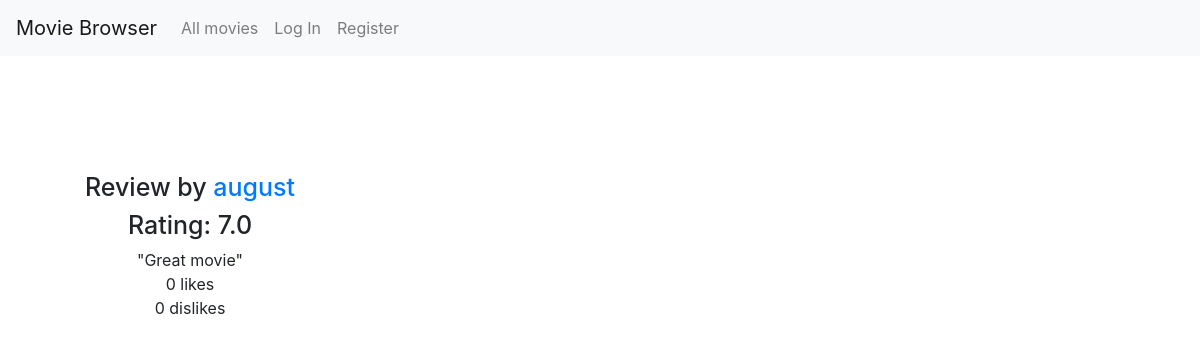
The page /movie/2 on the database its author committed.
### movies/models.py (models this page shows)
class Review(models.Model):
    creator = models.ForeignKey(User, on_delete=models.CASCADE)
    movie = models.ForeignKey(Movie, on_delete=models.CASCADE)
    likes_amount = models.IntegerField(default=0,max_length=999)
    dislikes_amount = models.IntegerField(default=0,max_length=999)
    content = models.CharField(default="", max_length=999)
    score = models.FloatField(default=0, max_length=99)

class User(AbstractUser):
    pass

### movies/views.py (the view, shortened to what this page needs)
# urls.py: path("movie/<int:id>", views.movie, name="movie"),
def movie (request, id):
    movie = Movie.objects.get(id=id)
    reviews = Review.objects.filter(movie=movie)
    already_reviewed = False
    if request.user.is_authenticated == True:
        users_reviews = Review.objects.filter(creator=request.user, movie=movie)
        if(len(users_reviews) > 0):
            already_reviewed = True
    else:
        already_reviewed = False
    return render(request, "movies/movie.html",{
        "id" : id,
        "already_reviewed" : already_reviewed,
        "reviews" : reviews,
    })

### movies/templates/movies/movie.html (shortened to what this page needs)
{% extends "movies/layout.html" %}
{% load static %}
{% block body %}
    <div class="movie-container">
    </div>
<div class="row">
    {% for review in reviews %}
        {% if forloop.counter0|divisibleby:3 %}
            </div><br><div class="row">
        {% endif %}
            <div class="col-4">
                <div class="review">
                    <h3>Review by <a href="/profile/{{review.creator.id}}">{{review.creator}}</a></h3>
                    <h3>Rating: {{review.score}}</h3>
                    <p>"{{review.content}}"</p>
                    <p data-likes="{{review.likes_amount}}" data-id="{{review.id}}la">{{review.likes_amount}} likes</p>
                    <p data-dislikes="{{review.dislikes_amount}}" data-id="{{review.id}}da">{{review.dislikes_amount}} dislikes</p>
                </div>
            </div>
{% endfor %}
{% endblock %}

### movies/static/movies/styles.css (style rules this page uses)
body { overflow-x: hidden; }
.movie-container { margin: auto; width: 50%; text-align: center; margin-bottom: 50px; }
.review { height: 100%; margin: 10px; margin-bottom: 50px; text-align: center; }
.review h3 { font-size: 25px; }
.review p { margin: 0; }

### rows shown on the page
Review: creator "august", score "7.0", content "Great movie", likes_amount "0", dislikes_amount "0"
